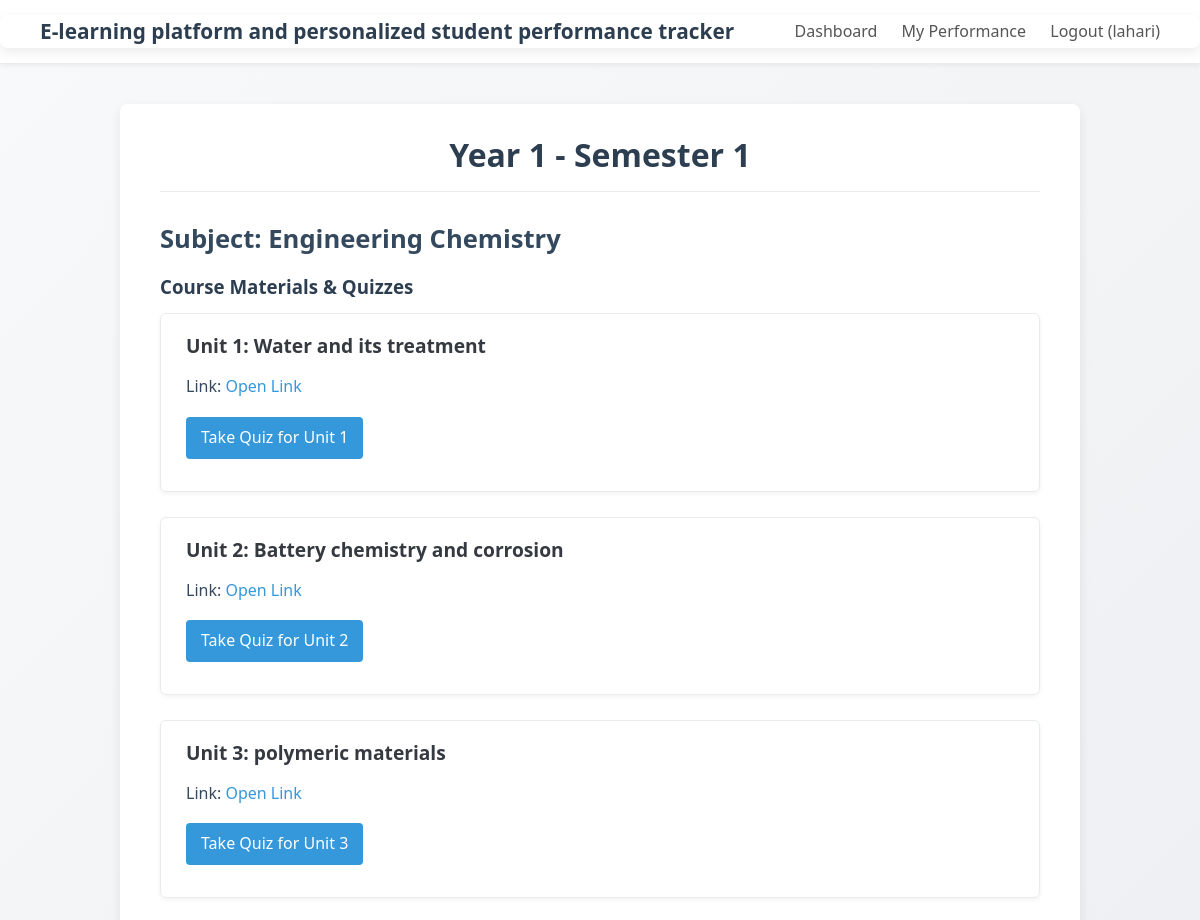
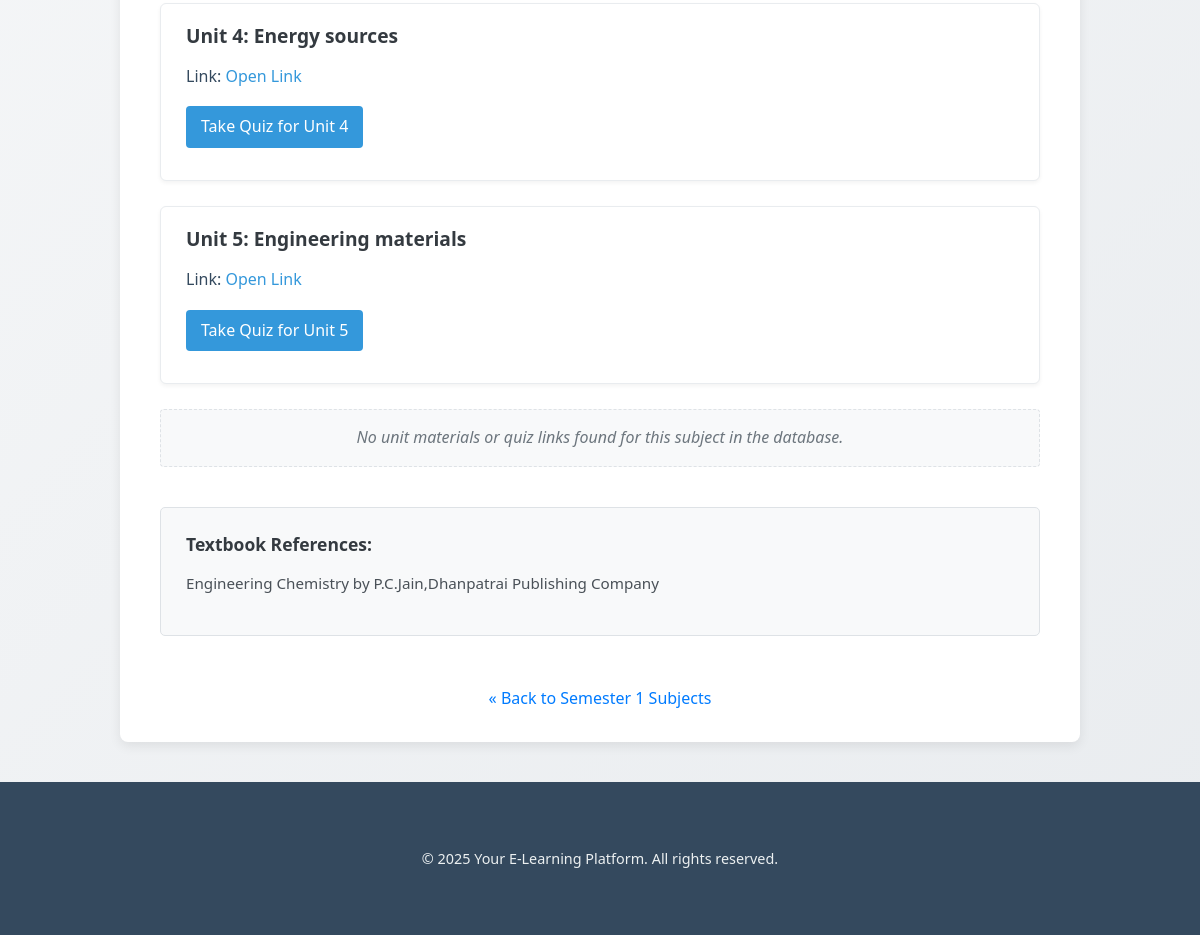
The app's page /year1/semester1/subject/Engineering Chemistry (signed in) with its own data (2 pictures, top to bottom).
### tables this page shows
CREATE TABLE courses (
    id INTEGER PRIMARY KEY,
    year INTEGER,
    content TEXT
, semester INTEGER, unit1_link TEXT, unit2_link TEXT, unit3_link TEXT, unit4_link TEXT, unit5_link TEXT, subject TEXT, unit1_name TEXT, unit2_name TEXT, unit3_name TEXT, unit4_name TEXT, unit5_name TEXT, referencebooks TEXT);

### app.py (the view)
@app.route('/year<int:year>/semester<int:semester>/subject/<subject>')
@login_required
def subject_detail_view(year, semester, subject):
    if not (1 <= year <= 4 and 1 <= semester <= 2):
        flash("Invalid year or semester.", "error")
        return redirect(url_for('dashboard'))
    user_id = session['user_id']
    course = None
    db = get_db()
    if not db:
        return redirect(url_for('semester_view', year_num=year, semester_num=semester))
    try:
        course_query = "SELECT * FROM courses WHERE year = ? AND semester = ? AND LOWER(TRIM(subject)) = LOWER(TRIM(?))"
        course = db.execute(course_query, (year, semester, subject)).fetchone()
    except sqlite3.Error as e:
        print(f"DB error fetching subject details: {e}")
        flash(f"Error retrieving data for {subject}.", "error")
        return redirect(url_for('semester_view', year_num=year, semester_num=semester))
    return render_template('subject_details.html', course=course, subject=subject, year=year, semester=semester)

### app.py (called while the page is built)
def get_db():
    if 'db' not in g:
        try:
            g.db = sqlite3.connect(DATABASE, timeout=10)
            g.db.row_factory = sqlite3.Row
            g.db.execute("PRAGMA journal_mode=WAL;")
            g.db.execute("PRAGMA busy_timeout = 5000;")
            g.db.execute("PRAGMA foreign_keys = ON;")
        except sqlite3.Error as e:
            print(f"Database connection error: {e}")
            flash("Database service is currently unavailable. Please try again later.", "error")
            g.db = None # Ensure g.db is None if connection fails
    return g.db

@app.context_processor
def inject_now():
    return {'now': datetime.now(timezone.utc)}

def login_required(f):
    @functools.wraps(f)
    def decorated_function(*args, **kwargs):
        if 'user_id' not in session:
            flash('Please log in to access this page.', 'warning')
            session['next_url'] = request.url
            return redirect(url_for('login'))
        return f(*args, **kwargs)
    return decorated_function

### templates/subject_details.html (shortened to what this page needs)
{% extends "base.html" %}
{% block content %}
<div class="container">
    <h1>Year {{ year }} - Semester {{ semester }}</h1>
    <h2>Subject: {{ subject }}</h2>
    {% if course %}
        <h3>Course Materials & Quizzes</h3>
        {% set unit_found = false %}
        {% for i in range(1, 6) %}
            {% set unit_link_col = 'unit' ~ i ~ '_link' %}
            {% set unit_name_col = 'unit' ~ i ~ '_name' %}
            {% if course[unit_link_col] and course[unit_link_col] | trim %}
                {% set unit_found = true %}
                <div class="unit-section">
                    {% set current_unit_name = course[unit_name_col] if course[unit_name_col] and course[unit_name_col]|trim else ('Unit ' + i|string) %}
                    <h4>
                        Unit {{ i }}: {{ current_unit_name }}
                    </h4>
                    <p>
                         Link: <a href="{{ course[unit_link_col] }}" target="_blank" rel="noopener noreferrer">Open Link</a>
                    </p>
                    <p>
                        <a href="{{ url_for('quiz', year=year, semester=semester, subject=subject, unit=i) }}" class="button-link">
                            Take Quiz for Unit {{ i }}
                        </a>
                    </p>
                </div>
            {% endif %}
        {% endfor %}
        {% if not unit_found %}
             <p class="content-not-found">No unit materials or quiz links found for this subject in the database.</p>
        {% endif %}
        <div class="references-section">
            <h4>Textbook References:</h4>
            {% if course['referencebooks'] and course['referencebooks'] | trim %}
                <p>{{ course['referencebooks'] | replace('\n', '<br>') | safe }}</p>
            {% else %}
                <p class="content-not-found">No specific textbook references provided.</p>
            {% endif %}
        </div>
    {% else %}
        <p class="content-not-found">Subject content details could not be loaded for "{{ subject }}". Please check the subject name or contact support.</p>
    {% endif %}
     <div class="subject-details-back-link-container">
        <a class="back-link" href="{{ url_for('semester_view', year_num=year, semester_num=semester) }}">
            « Back to Semester {{ semester }} Subjects
        </a>
     </div>
</div>
{% endblock %}

### static/css/style.css (style rules this page uses)
* { box-sizing: border-box; margin: 0; padding: 0; }
body { font-family: system-ui, -apple-system, BlinkMacSystemFont, "Segoe UI", Roboto, Oxygen, Ubuntu, Cantarell, "Open Sans", "Helvetica Neue", sans-serif; line-height: 1.6; color: #34495e; background-color: #eef2f7; background-image: linear-gradient(135deg, #f8f9fa 0%, #e9ecef 100%); min-height: 100vh; display: flex; flex-direction: column; }
.container { max-width: 960px; margin: 40px auto; background-color: #ffffff; padding: 30px 40px; border-radius: 8px; box-shadow: 0 4px 12px rgba(0, 0, 0, 0.08); }
h1, h2, h3, h4, h5, h6 { margin-bottom: 0.75em; color: #2c3e50; font-weight: 600; line-height: 1.3; }
h1 { font-size: 2em; text-align: center; border-bottom: 1px solid #e9ecef; padding-bottom: 15px; margin-bottom: 30px; }
h2 { font-size: 1.6em; margin-bottom: 20px; color: #34495e; }
p { margin-bottom: 1em; }
a { color: #3498db; text-decoration: none; transition: color 0.2s ease; }
.back-link { display: inline-block; margin-top: 20px; font-weight: 500; color: #007bff; text-decoration: none; }
.unit-section { margin-bottom: 25px; padding: 20px 25px; border: 1px solid #e9ecef; border-radius: 6px; background-color: #ffffff; box-shadow: 0 2px 4px rgba(0, 0, 0, 0.05); }
.unit-section h4 { font-size: 1.2em; color: #343a40; margin-bottom: 15px; }
.unit-section p { margin-bottom: 12px; }
.unit-section p a { font-weight: 500; text-decoration: none; }
.unit-section .button-link { display: inline-block; margin-top: 5px; padding: 8px 15px; background-color: #3498db; color: white; border-radius: 4px; font-weight: 500; transition: background-color 0.2s ease; text-decoration: none; }
.references-section { margin-top: 40px; padding: 25px; background-color: #f8f9fa; border: 1px solid #dee2e6; border-radius: 5px; font-size: 0.95em; color: #495057; }
.references-section h4 { font-size: 1.15em; margin-bottom: 15px; color: #343a40; }
.content-not-found { color: #6c757d; font-style: italic; margin-top: 15px; padding: 15px; background-color: #f8f9fa; border: 1px dashed #dee2e6; border-radius: 4px; text-align: center; }
.subject-details-back-link-container { text-align: center; margin-top: 30px; }

### records on screen
courses: subject "Engineering Chemistry", unit1_name "Water and its treatment" "Battery chemistry and corrosion" "polymeric materials" "Energy sources" "Engineering materials", referencebooks "Engineering Chemistry by P.C.Jain,Dhanpatrai Publishing Company"

### other values on screen
{{ session.username }} "lahari"
{{ year }} "1"
{{ semester }} "1"
{{ i }} "1" "2" "3" "4" "5"
